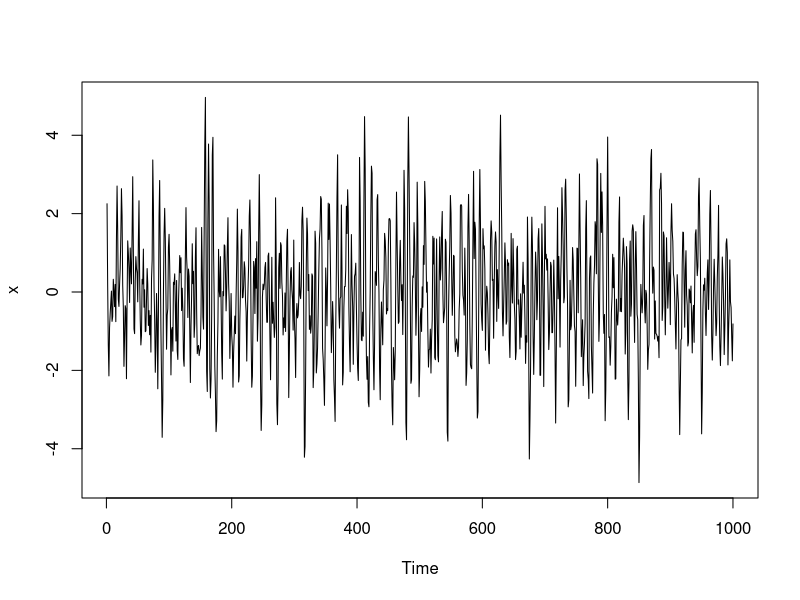
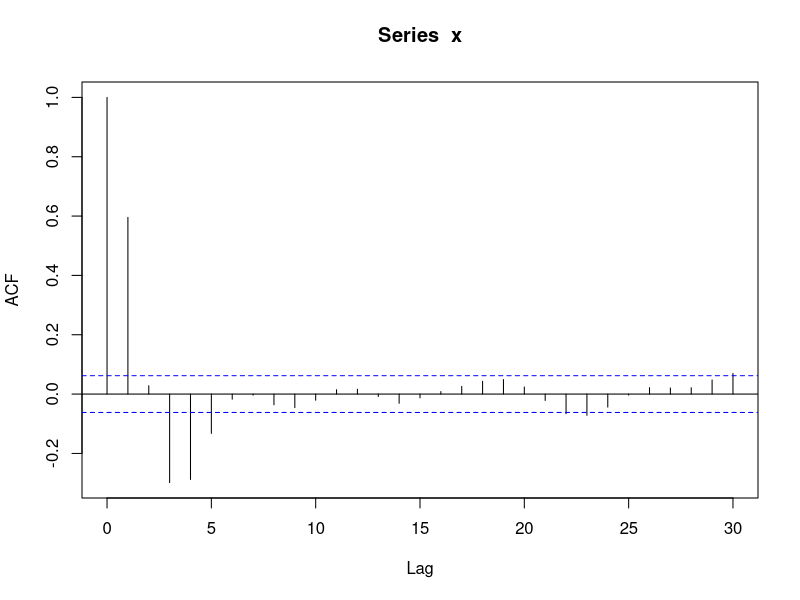
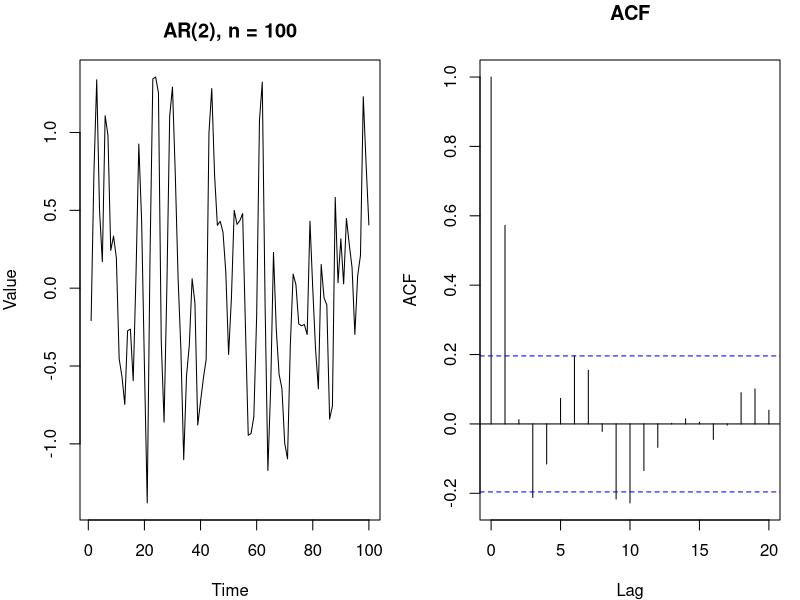
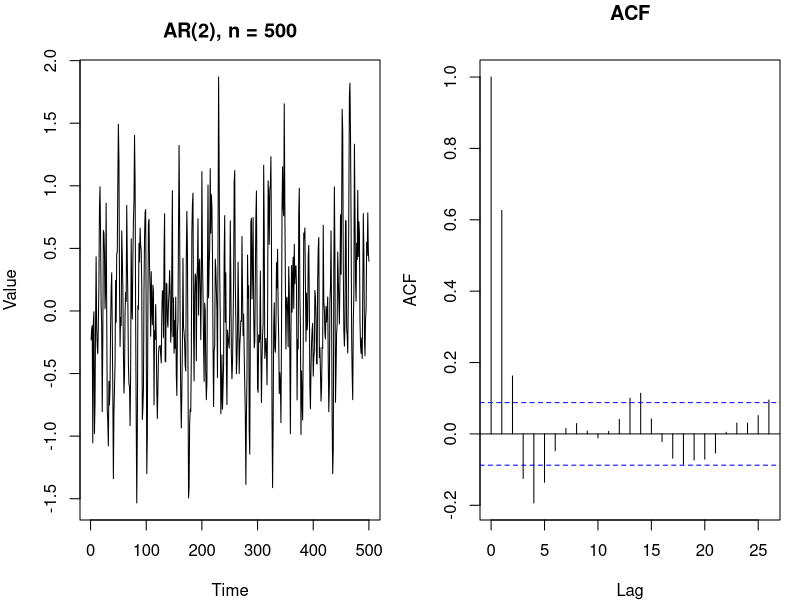
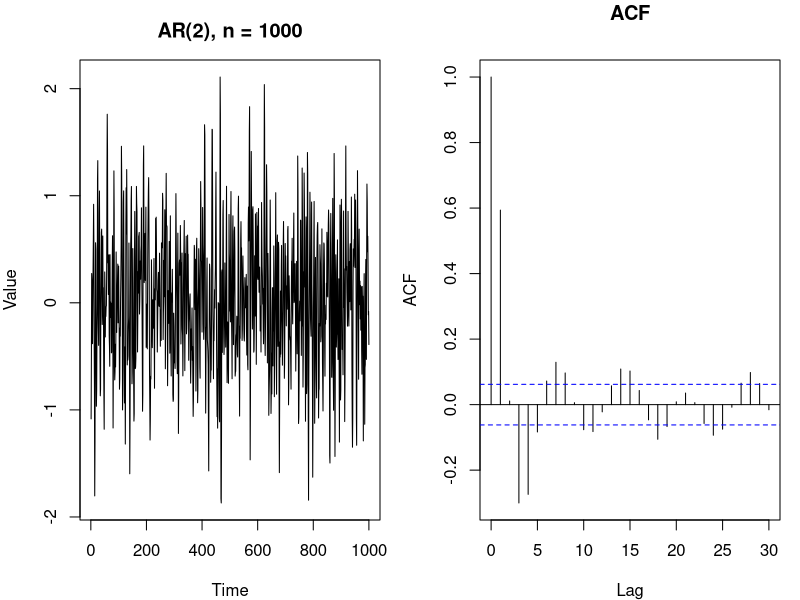
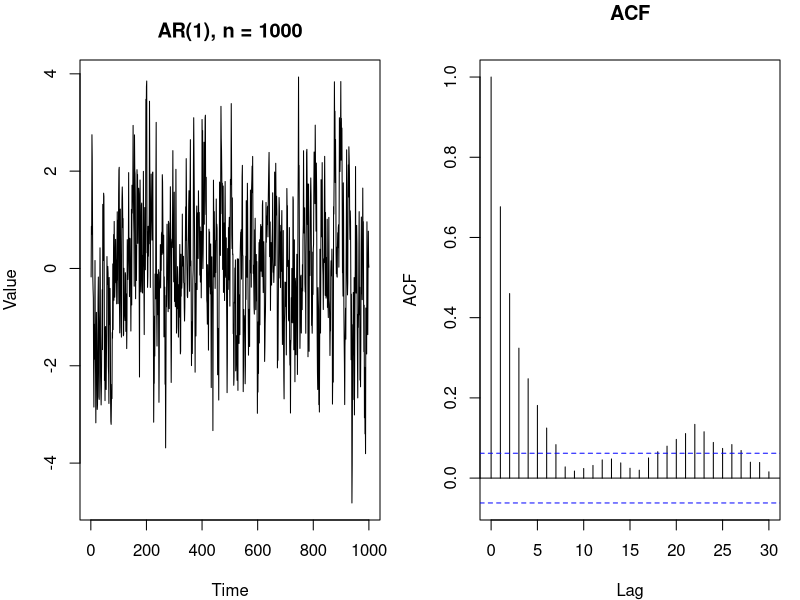
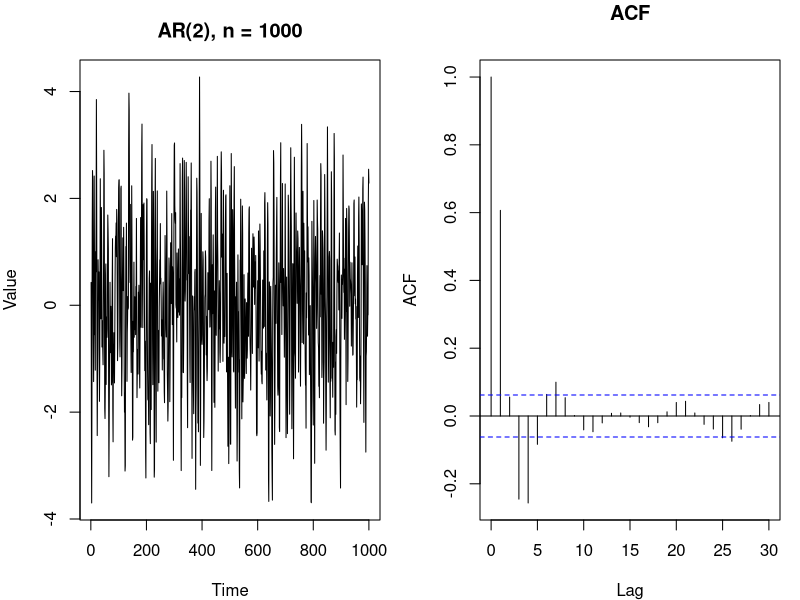
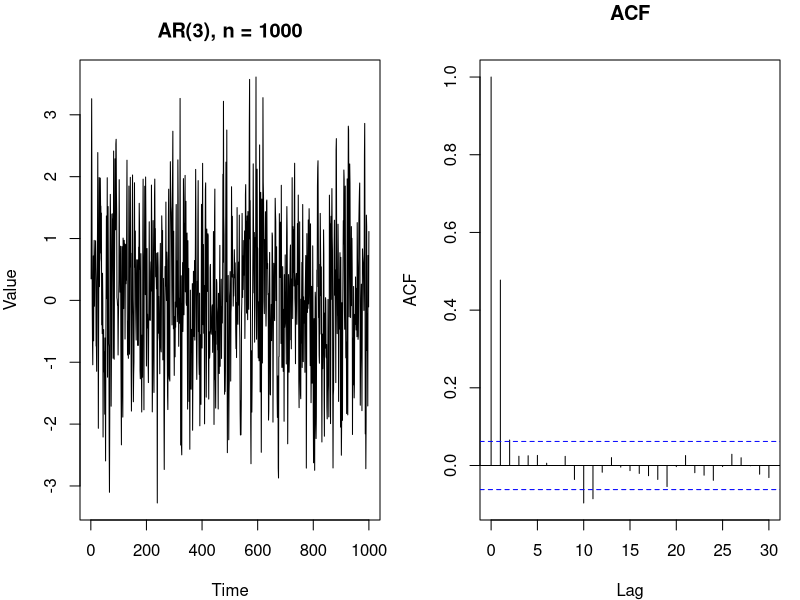

Here is the R script that generated these plots, in order:
## ---- chunk 1

n<-1000
x<-arima.sim(list(ar = c(0.8897, -0.4858), sd = sqrt(0.1796)),n)
plot(x,type="l")

## ---- chunk 2
acf(x)
## ---- chunk 3
simulate_ar <- function(n, phi, sigma2 = 1) {
  
  x <- arima.sim(
    model = list(ar = phi),
    n = n,
    sd = sqrt(sigma2)
  )
  
  old_par <- par(no.readonly = TRUE)
  on.exit(par(old_par))
  
  par(mfrow = c(1, 2), mar = c(4, 4, 3, 1))
  
  plot(
    x,
    type = "l",
    main = paste0("AR(", length(phi), "), n = ", n),
    xlab = "Time",
    ylab = "Value"
  )
  
  acf(x, main = "ACF")
}
## ---- chunk 4
n_values <- c(100, 500, 1000)

for (n in n_values) {
  simulate_ar(n, phi = c(0.8897, -0.4858), sigma2 = 0.1796)
  dev.flush()
}
## ---- chunk 5
phi_list <- list(
  c(0.7), #AR(1) 
  c(0.8897, -0.4858), #AR(2)
  c(0.6, -0.3, 0.2) #AR(3)
)

for (phi in phi_list) {
  simulate_ar(1000, phi)
}
## ---- chunk 6
n_values <- c(100, 500, 1000)

phi_list <- list(
  c(0.7),
  c(0.8897, -0.4858),
  c(0.6, -0.3, 0.2)
)

for (n in n_values) {
  for (phi in phi_list) {
    
    x <- arima.sim(list(ar = phi), n = n, sd = sqrt(0.1796))
    
    par(mfrow=c(1,2))
    
    plot(x, type="l",
         main=paste("AR(",length(phi),")  n=",n,sep=""))
    
    acf(x, main="ACF")
    
  }
}
## ---- chunk 7
# Simulate ARMA(1,0), ARMA(0,2) and ARMA(2,1) models
SIM1 <- arima.sim(list(order=c(1, 0, 0), ar=0.7), n=1000)
SIM2 <- arima.sim(list(order=c(0, 0, 2), ma=c(1.5, 0.75)), n=1000)
SIM3 <- arima.sim(list(order=c(2, 0, 1), ar=c(0.3, 0.2), ma=0.3), n=1000)

# Plot the simulated series
par(mfrow=c(1,3))
plot(SIM1, type="l", main="SIM1: AR(1)")
plot(SIM2, type="l", main="SIM2: MA(2)")
plot(SIM3, type="l", main="SIM3: ARMA(2,1)")
## ---- chunk 8
# Compute and plot the ACF and PACF for each simulated series
par(mfrow=c(3,2))

acf(SIM1, lag.max=30)
pacf(SIM1, lag.max=30)

acf(SIM2, lag.max=30)
pacf(SIM2, lag.max=30)

acf(SIM3, lag.max=30)
pacf(SIM3, lag.max=30)
## ---- chunk 9
# Fit ARMA models to the simulated data using maximum likelihood estimation
S1 <- arima(SIM1, order=c(1,0,0), method="ML")
S2 <- arima(SIM2, order=c(0,0,2), method="ML")
S3 <- arima(SIM3, order=c(2,0,1), method="ML")

# Display the fitted model summaries
S1
S2
S3
## ---- chunk 10
n <- length(SIM3)
h <- log(n)

Box.test(SIM3, lag=h, type="Ljung-Box")   # raw series
y <- resid(S3)
Box.test(y, lag=h, type="Ljung-Box")      # residuals
## ---- chunk 11
# Diagnostic plots for the fitted ARMA(2,1) model
tsdiag(S3, gof.lag=20)
## ---- chunk 12
# Simulate an ARMA(2,1) model with n=10000 observations
n <- 10000
h <- log(n)

# Simulate the ARMA(2,1) model
s3 <- arima.sim(list(order=c(2,0,1), ar=c(0.3,0.2), ma=0.3), n)

# Plot the simulated series and its ACF and PACF
plot(s3, type="l")
acf(s3)
pacf(s3)

# Fit the ARMA(2,1) model to the simulated data
p3 <- arima(s3, order=c(2,0,1), method="ML")
p3

Box.test(s3, lag=h, type="Ljung-Box")   # raw series
# Perform the Ljung-Box test on the residuals of the fitted model
Box.test(p3$residuals, lag=h, type="Ljung-Box")
tsdiag(p3, gof.lag=20)
## ---- chunk 13
# Coefficients of the polynomial
a <- c(1, -0.8897, 0.4858)
# Compute the roots
roots <- polyroot(a)
roots
